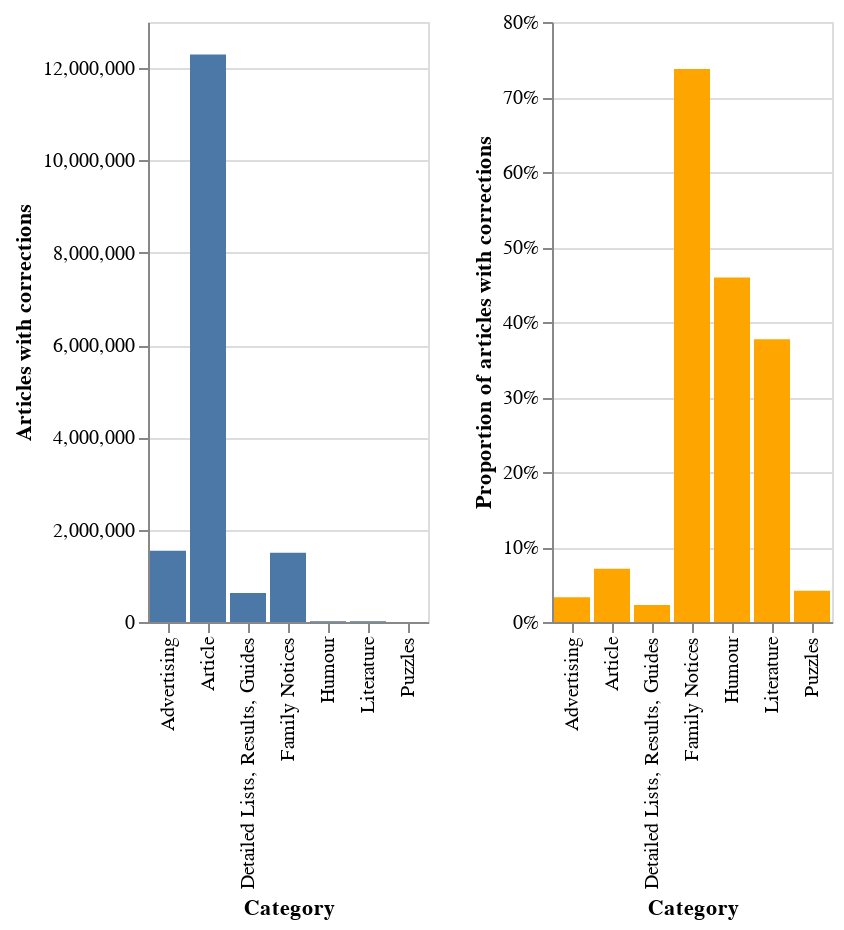

Notebook code for this chart:
### Markdown cell above
And now we can visualise the results.

### Code cell
cat_chart1 = (
    alt.Chart(df_categories_filtered)
    .mark_bar()
    .encode(
        x=alt.X("term:N", title="Category"),
        y=alt.Y("total_results:Q", title="Articles with corrections"),
    )
)

cat_chart2 = (
    alt.Chart(df_categories_filtered)
    .mark_bar()
    .encode(
        x=alt.X("term:N", title="Category"),
        y=alt.Y(
            "proportion:Q",
            axis=alt.Axis(format="%", title="Proportion of articles with corrections"),
        ),
        color=alt.value("orange"),
    )
)

cat_chart1 | cat_chart2

### Figure 1 — Vega-Lite specification as saved in the notebook (floating-point values rounded to 4 significant figures)
{"config": {"view": {"continuousWidth": 300, "continuousHeight": 300}}, "hconcat": [{"mark": {"type": "bar"}, "encoding": {"x": {"field": "term", "title": "Category", "type": "nominal"}, "y": {"field": "total_results", "title": "Articles with corrections", "type": "quantitative"}}}, {"mark": {"type": "bar"}, "encoding": {"color": {"value": "orange"}, "x": {"field": "term", "title": "Category", "type": "nominal"}, "y": {"axis": {"format": "%", "title": "Proportion of articles with corrections"}, "field": "proportion", "type": "quantitative"}}}], "data": {"name": "data-08c90b55df529f4c794e38ba26d0a2d5"}, "$schema": "https://vega.github.io/schema/vega-lite/v5.20.1.json", "datasets": {"data-08c90b55df529f4c794e38ba26d0a2d5": [{"term": "Article", "total_results": 12294574, "total_articles": 173079270, "proportion": 0.07103}, {"term": "Advertising", "total_results": 1545286, "total_articles": 46938500, "proportion": 0.03292}, {"term": "Family Notices", "total_results": 1497995, "total_articles": 2031311, "proportion": 0.7375}, {"term": "Detailed Lists, Results, Guides", "total_results": 627036, "total_articles": 27772615, "proportion": 0.02258}, {"term": "Humour", "total_results": 17354, "total_articles": 37777, "proportion": 0.4594}, {"term": "Literature", "total_results": 14240, "total_articles": 37759, "proportion": 0.3771}, {"term": "Puzzles", "total_results": 2148, "total_articles": 51364, "proportion": 0.04182}]}}
